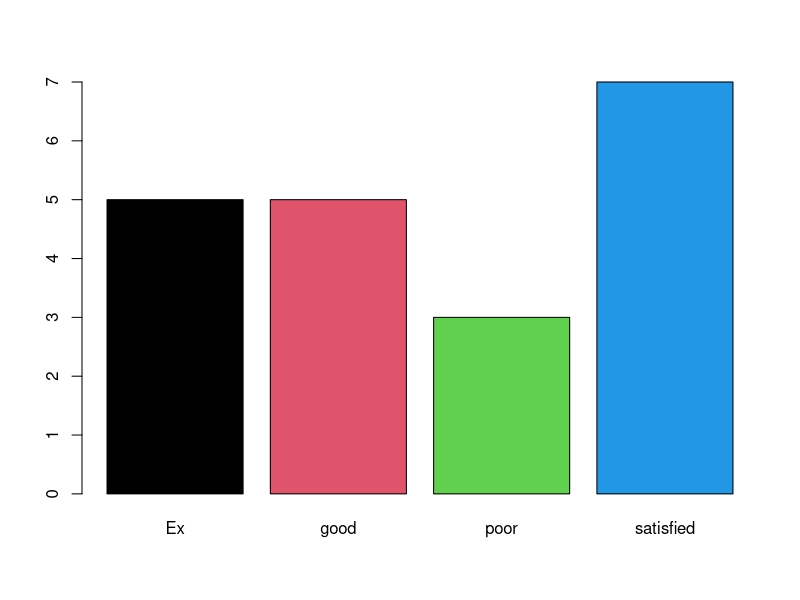
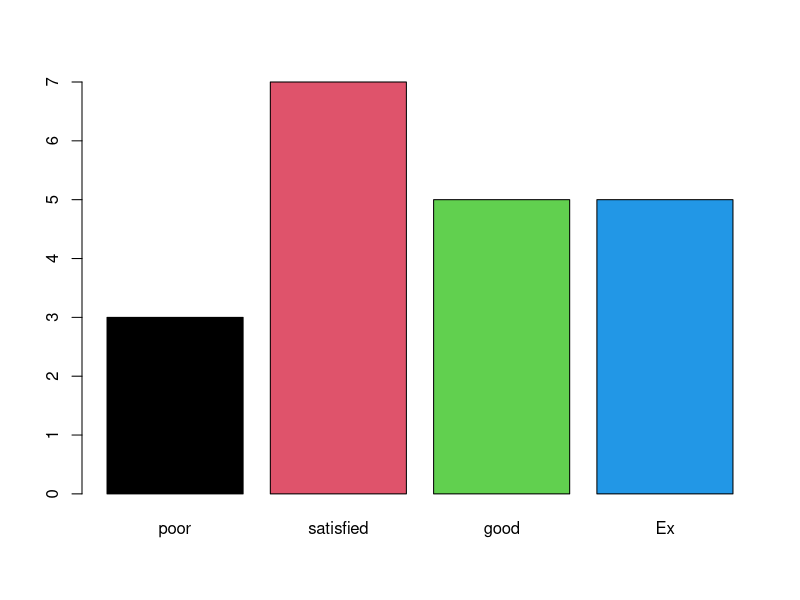

Recreate these plots in R, in order.
#factors
gender=sample(c('m','f'), size = 20,replace = T)# no order
summary(gender)
genderF=factor(gender)
summary(genderF)
genderF
(likscale=sample(c('Ex','good','satisfied','poor'),size = 20,replace = T))
summary(likscale)
class(likscale)
likscaleF=factor(likscale)
summary(likscaleF)
class(likscaleF)
likscaleDF=factor(likscale,ordered = T,levels = c('poor','satisfied','good','Ex'))#likerdscel have specific order
likscaleDF
summary(likscaleDF)
barplot(table(likscaleF),col=1:4)
barplot(table(likscaleDF),col=1:4)#order we needed
